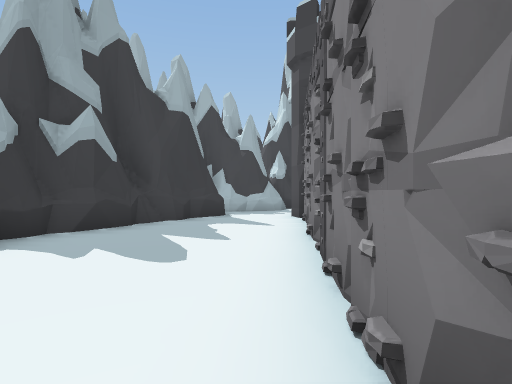
View 1 (above)

17 first-person views from a walk through a Unity game level. The camera is 1.2 m above the floor, looks level and sees 80° across. The floor is counted in squares, 2 m on a side. Each view is taken from the middle of a square. On the plan, view 1 faces up. The plan holds only what a view shows up to about 9 squares ahead; the rest is blank. The place goes on beyond the plan. The player character is not drawn. Some surface patterns are stand-ins.

View 2
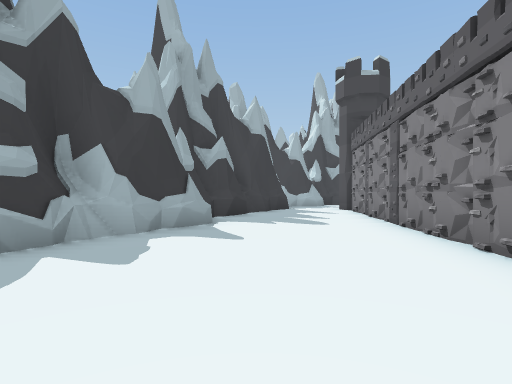

View 3
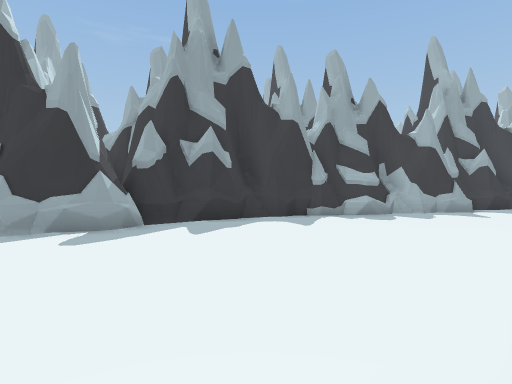

View 4
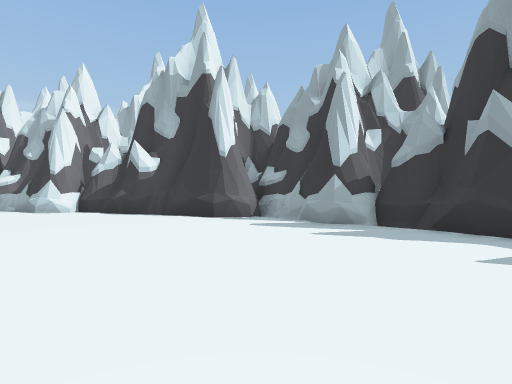

View 5
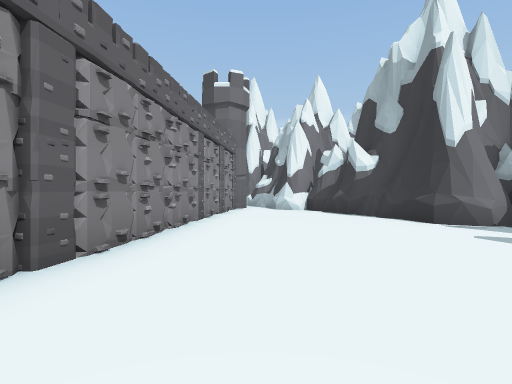

View 6
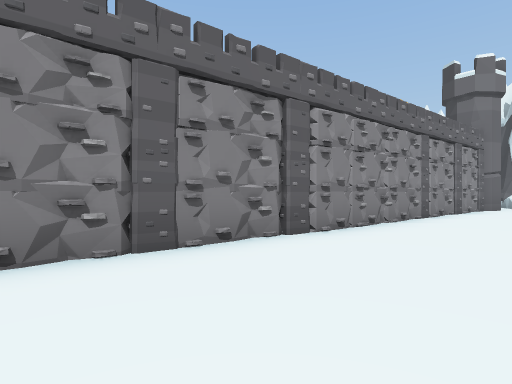

View 7
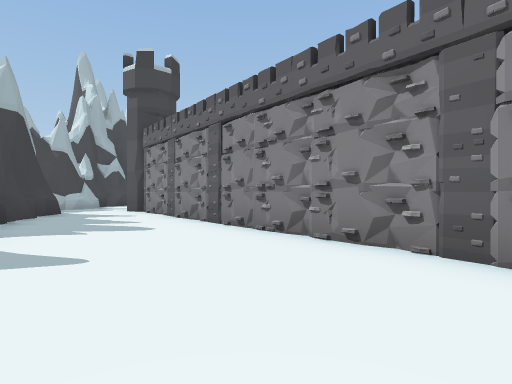

View 8
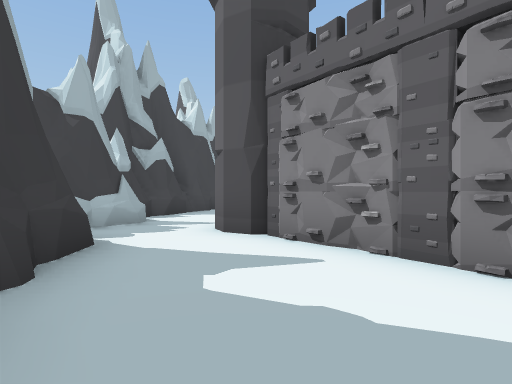

View 9
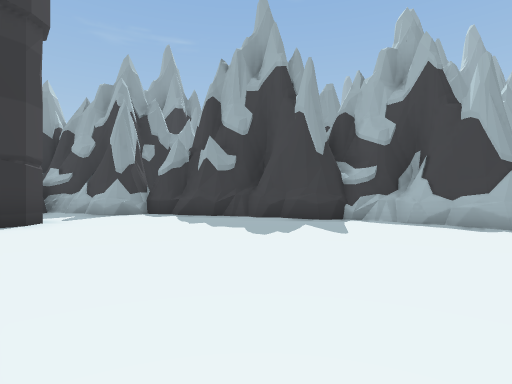

View 10
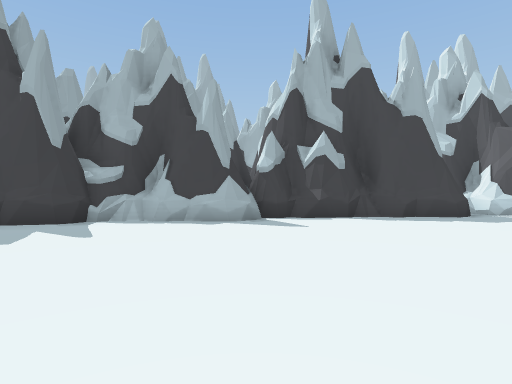

View 11
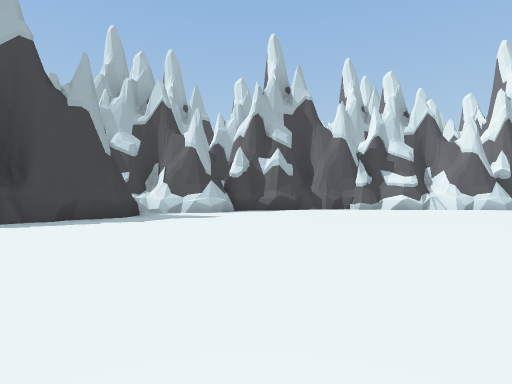

View 12
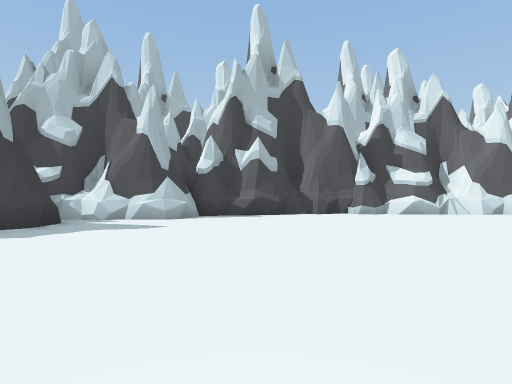

View 13
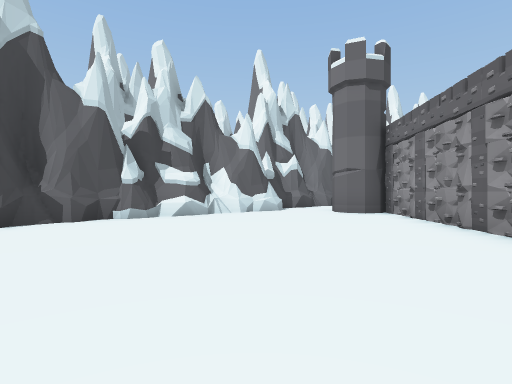

View 14
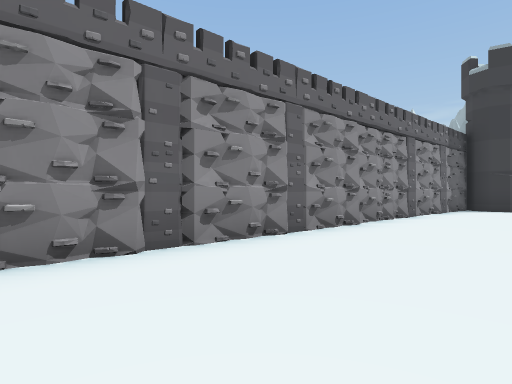

View 15
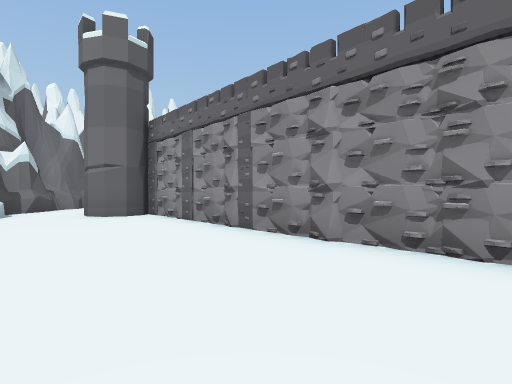

View 16
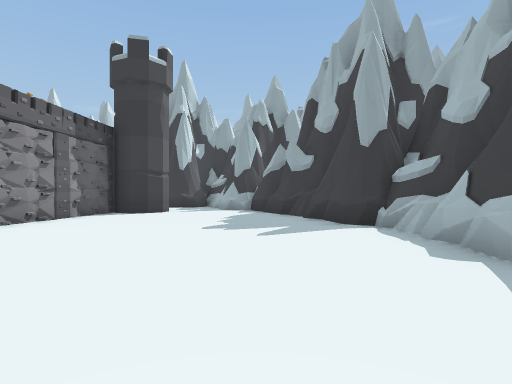

View 17
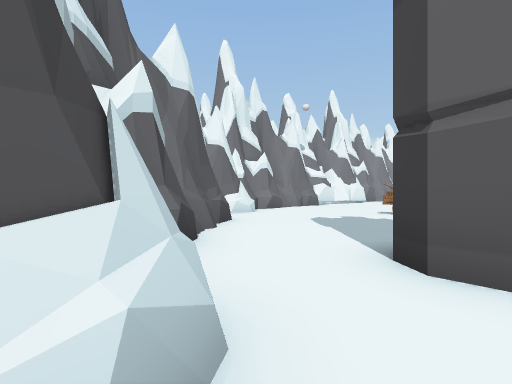

### Floor plan
Key: @ floor where view 1 was taken; # wall or solid block; . floor; = window, fence, low wall or low ledge; ^ raised ledge; O other object.
Columns run from 7 left of view 1 to 30 right of it. Each row starts with its distance up from view 1.
 15                  #########
 14             #######.....####
 13           ###..............##
 12         ###.................##
 11        ##....................##
 10      ###......................##
  9      #.........................##
  8      ##.OO......................##
  7     ##..#O.......................##
  6     ##..###############.......OO..##
  5     #...#  O          #########....#
  4     #...#                       .....
  3    ##...#                       .....#
  2   ##....#                        ...
  1   #=....#                        ..
  0  ##....@#                       OO
 -1  ##.....#
 -2 ##.....^
 -3 ##.....#
 -4 #......#
 -5 #......#
 -6 #......#
 -7 #......#
 -8 #......#
 -9 ##.....#
-10  ##...##
-11  ##...#
-12   ##..#
-13    #..#

Where each view was taken, in squares from view 1:
view 1: 0 up, 0 right, facing up
view 2: 3 down, 2 left, facing up
view 3: 8 down, 1 left, facing up-left
view 4: 3 down, 1 left, facing down-left
view 5: 3 down, 2 left, facing down
view 6: 2 down, 3 left, facing down-right
view 7: 2 down, 3 left, facing up-right
view 8: 4 up, 2 left, facing up-right
view 9: 7 up, 9 right, facing up-left
view 10: 7 up, 9 right, facing up
view 11: 7 up, 11 right, facing up-right
view 12: 8 up, 13 right, facing up-right
view 13: 9 up, 14 right, facing right
view 14: 9 up, 14 right, facing down-left
view 15: 9 up, 15 right, facing down-right
view 16: 11 up, 11 right, facing left
view 17: 9 up, 23 right, facing down-right
